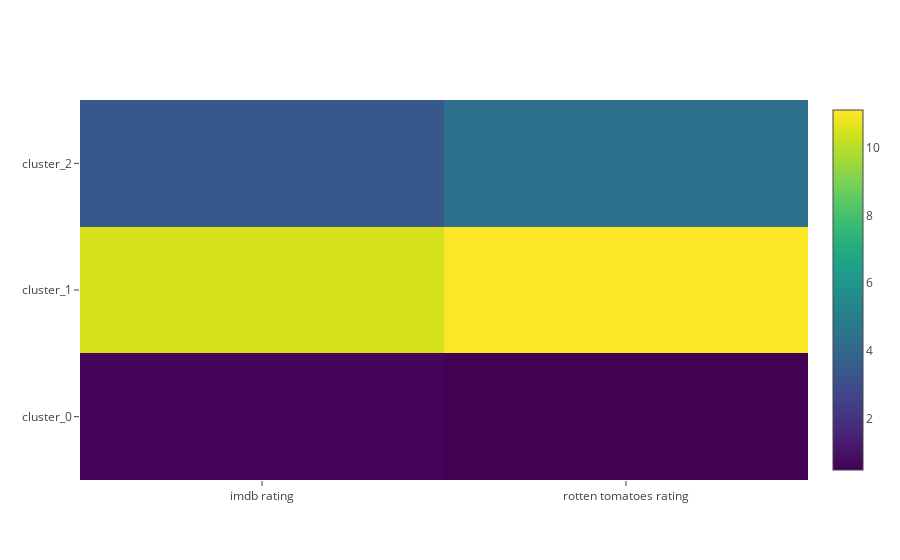

Notebook cell for this chart:
### Code cell
# plot a heatmap of feature per cluster
df = pd.DataFrame(by_rating).abs()
df['y'] = rating_clustered
grouped = df.groupby(['y'], sort=True)
sums = grouped.sum()

data = [go.Heatmap(z=sums.values.tolist(),
                  y=['cluster_{}'.format(k) for k in range(n_clusters)],
                   x=ratings,
                   colorscale='Viridis'
                  )
       ]
iplot(data)

### Figure 1 — Plotly figure (JSON) as saved in the notebook; plotly's stock layout.template omitted (floating-point values rounded to 4 significant figures)
{"data": [{"colorscale": "Viridis", "type": "heatmap", "x": ["imdb rating", "rotten tomatoes rating"], "y": ["cluster_0", "cluster_1", "cluster_2"], "z": [[0.6053, 0.4762], [10.45, 11.13], [3.395, 4.397]]}], "layout": {}}
